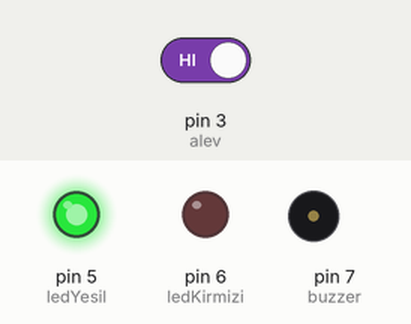
A sketch run on a simulated Arduino Uno, built with avr-gcc and run on an emulated ATmega328P. Shown: output pins drawn as LEDs (lit = HIGH), buzzer (waves = sounding, pin HIGH). The test bench sets the inputs (shaded band); at power-on: pin 3 (alev) HIGH.

Above: at 1.2 s.
1.3 s: pin 3 (alev) driven LOW
At 2.0 s:
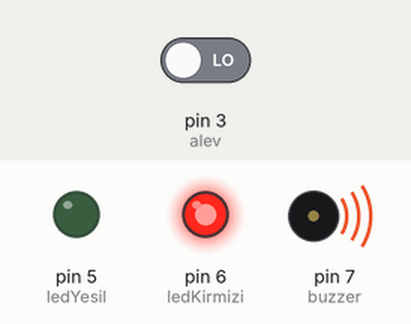
2.8 s: pin 3 (alev) driven HIGH
At 3.1 s:
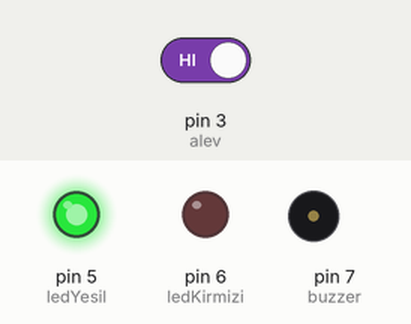
Timing chart, 0 to 5.8 s (numbered marks = the images above; inputs shaded):
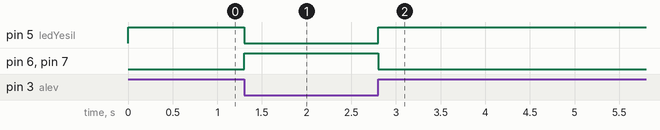

Measured:
- after the input at 1.3 s, pin 5 (ledYesil): HIGH → LOW at once; pin 6 (ledKirmizi), pin 7 (buzzer): LOW → HIGH at once
- after the input at 2.8 s, pin 5 (ledYesil): LOW → HIGH at once; pin 6 (ledKirmizi), pin 7 (buzzer): HIGH → LOW at once

The sketch:

Kod.ino
```cpp
int alev = 3;
int ledYesil = 5;
int ledKirmizi = 6;
int buzzer = 7;
void setup() {
  pinMode(alev, INPUT);
  pinMode(ledYesil, OUTPUT);
  pinMode(ledKirmizi, OUTPUT);
  pinMode(buzzer, OUTPUT);
}
void loop() {
  if (digitalRead(alev)==0) { //Alev Varsa
    digitalWrite(ledYesil, 0);
    digitalWrite(ledKirmizi, 1);
    digitalWrite(buzzer, 1);
  }
  else { //Alev Yoksa
    digitalWrite(ledYesil, 1);
    digitalWrite(ledKirmizi, 0);
    digitalWrite(buzzer, 0);
  }
}
```
